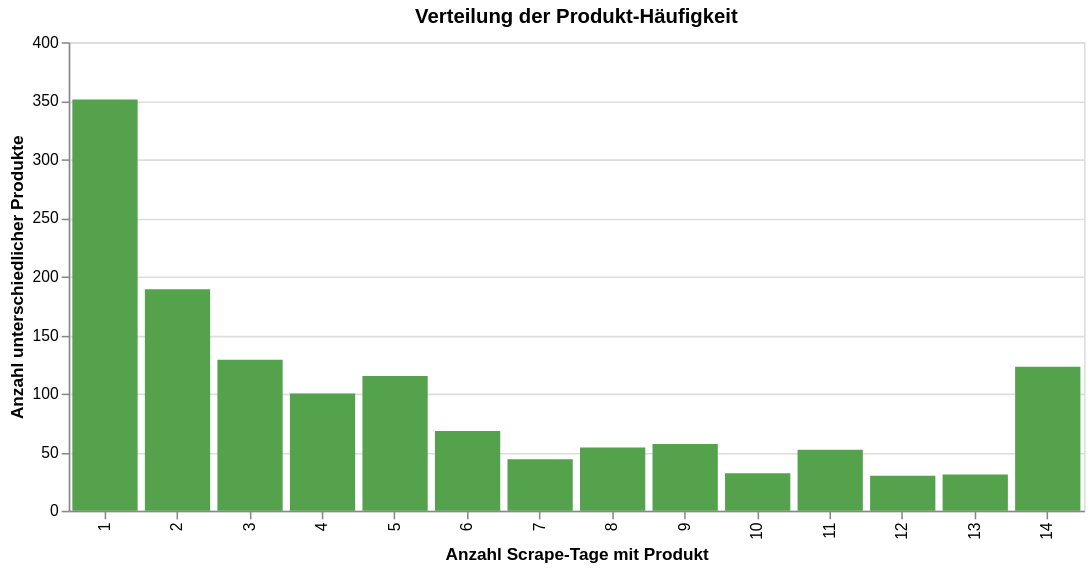

Source (notebook cell):
### Code cell
frequency_chart = alt.Chart(frequency_distribution).mark_bar(color='#54a24b').encode(
    x=alt.X('tage_gefunden:O', title='Anzahl Scrape-Tage mit Produkt'),
    y=alt.Y('anzahl_produkte:Q', title='Anzahl unterschiedlicher Produkte'),
    tooltip=['tage_gefunden:O', 'anzahl_produkte:Q'],
).properties(width=650, height=300, title='Verteilung der Produkt-Häufigkeit')
frequency_chart

### Figure 1 — Vega-Lite specification as saved in the notebook (floating-point values rounded to 4 significant figures)
{"config": {"view": {"continuousWidth": 300, "continuousHeight": 300}}, "data": {"name": "data-de4c3005e126169b2394546841a91a2a"}, "mark": {"type": "bar", "color": "#54a24b"}, "encoding": {"tooltip": [{"field": "tage_gefunden", "type": "ordinal"}, {"field": "anzahl_produkte", "type": "quantitative"}], "x": {"field": "tage_gefunden", "title": "Anzahl Scrape-Tage mit Produkt", "type": "ordinal"}, "y": {"field": "anzahl_produkte", "title": "Anzahl unterschiedlicher Produkte", "type": "quantitative"}}, "height": 300, "title": "Verteilung der Produkt-Häufigkeit", "width": 650, "$schema": "https://vega.github.io/schema/vega-lite/v6.4.1.json", "datasets": {"data-de4c3005e126169b2394546841a91a2a": [{"tage_gefunden": 1, "anzahl_produkte": 351}, {"tage_gefunden": 2, "anzahl_produkte": 189}, {"tage_gefunden": 3, "anzahl_produkte": 129}, {"tage_gefunden": 4, "anzahl_produkte": 100}, {"tage_gefunden": 5, "anzahl_produkte": 115}, {"tage_gefunden": 6, "anzahl_produkte": 68}, {"tage_gefunden": 7, "anzahl_produkte": 44}, {"tage_gefunden": 8, "anzahl_produkte": 54}, {"tage_gefunden": 9, "anzahl_produkte": 57}, {"tage_gefunden": 10, "anzahl_produkte": 32}, {"tage_gefunden": 11, "anzahl_produkte": 52}, {"tage_gefunden": 12, "anzahl_produkte": 30}, {"tage_gefunden": 13, "anzahl_produkte": 31}, {"tage_gefunden": 14, "anzahl_produkte": 123}]}}
